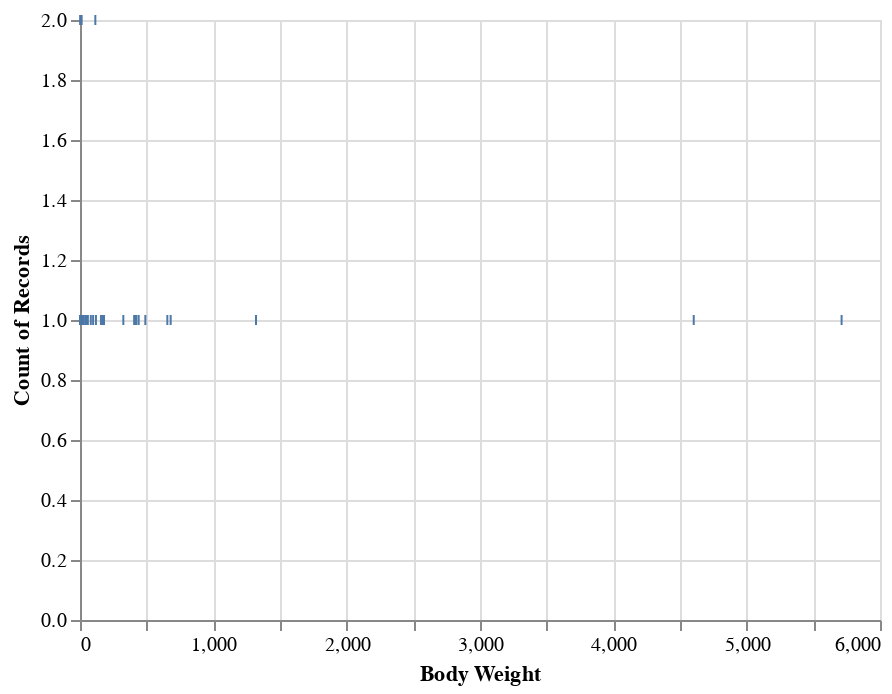

Notebook code for this chart:
### Code cell
alt.Chart(brain).mark_tick().encode(
    x='Body Weight',
    y= 'count()'
)

### Figure 1 — Vega-Lite specification as saved in the notebook (floating-point values rounded to 4 significant figures)
{"config": {"view": {"continuousWidth": 400, "continuousHeight": 300}}, "data": {"name": "data-c3f1d169386444fd3f2894e6f80b96b0"}, "mark": "tick", "encoding": {"x": {"type": "quantitative", "field": "Body Weight"}, "y": {"type": "quantitative", "aggregate": "count"}}, "$schema": "https://vega.github.io/schema/vega-lite/v4.8.1.json", "datasets": {"data-c3f1d169386444fd3f2894e6f80b96b0": [{"Index": 1, "Brain Weight": 3.385, "Body Weight": 44.5}, {"Index": 2, "Brain Weight": 0.48, "Body Weight": 15.5}, {"Index": 3, "Brain Weight": 1.35, "Body Weight": 8.1}, {"Index": 4, "Brain Weight": 465.0, "Body Weight": 423.0}, {"Index": 5, "Brain Weight": 36.33, "Body Weight": 119.5}, {"Index": 6, "Brain Weight": 27.66, "Body Weight": 115.0}, {"Index": 7, "Brain Weight": 14.83, "Body Weight": 98.2}, {"Index": 8, "Brain Weight": 1.04, "Body Weight": 5.5}, {"Index": 9, "Brain Weight": 4.19, "Body Weight": 58.0}, {"Index": 10, "Brain Weight": 0.425, "Body Weight": 6.4}, {"Index": 11, "Brain Weight": 0.101, "Body Weight": 4.0}, {"Index": 12, "Brain Weight": 0.92, "Body Weight": 5.7}, {"Index": 13, "Brain Weight": 1.0, "Body Weight": 6.6}, {"Index": 14, "Brain Weight": 0.005, "Body Weight": 0.14}, {"Index": 15, "Brain Weight": 0.06, "Body Weight": 1.0}, {"Index": 16, "Brain Weight": 3.5, "Body Weight": 10.8}, {"Index": 17, "Brain Weight": 2.0, "Body Weight": 12.3}, {"Index": 18, "Brain Weight": 1.7, "Body Weight": 6.3}, {"Index": 19, "Brain Weight": 2547.0, "Body Weight": 4603.0}, {"Index": 20, "Brain Weight": 0.023, "Body Weight": 0.3}, {"Index": 21, "Brain Weight": 187.1, "Body Weight": 419.0}, {"Index": 22, "Brain Weight": 521.0, "Body Weight": 655.0}, {"Index": 23, "Brain Weight": 0.785, "Body Weight": 3.5}, {"Index": 24, "Brain Weight": 10.0, "Body Weight": 115.0}, {"Index": 25, "Brain Weight": 3.3, "Body Weight": 25.6}, {"Index": 26, "Brain Weight": 0.2, "Body Weight": 5.0}, {"Index": 27, "Brain Weight": 1.41, "Body Weight": 17.5}, {"Index": 28, "Brain Weight": 529.0, "Body Weight": 680.0}, {"Index": 29, "Brain Weight": 207.0, "Body Weight": 406.0}, {"Index": 30, "Brain Weight": 85.0, "Body Weight": 325.0}, {"Index": 31, "Brain Weight": 0.75, "Body Weight": 12.3}, {"Index": 32, "Brain Weight": 62.0, "Body Weight": 1320.0}, {"Index": 33, "Brain Weight": 6654.0, "Body Weight": 5712.0}, {"Index": 34, "Brain Weight": 3.5, "Body Weight": 3.9}, {"Index": 35, "Brain Weight": 6.8, "Body Weight": 179.0}, {"Index": 36, "Brain Weight": 35.0, "Body Weight": 56.0}, {"Index": 37, "Brain Weight": 4.05, "Body Weight": 17.0}, {"Index": 38, "Brain Weight": 0.12, "Body Weight": 1.0}, {"Index": 39, "Brain Weight": 0.023, "Body Weight": 0.4}, {"Index": 40, "Brain Weight": 0.01, "Body Weight": 0.25}, {"Index": 41, "Brain Weight": 1.4, "Body Weight": 12.5}, {"Index": 42, "Brain Weight": 250.0, "Body Weight": 490.0}, {"Index": 43, "Brain Weight": 2.5, "Body Weight": 12.1}, {"Index": 44, "Brain Weight": 55.5, "Body Weight": 175.0}, {"Index": 45, "Brain Weight": 100.0, "Body Weight": 157.0}, {"Index": 46, "Brain Weight": 52.16, "Body Weight": 440.0}, {"Index": 47, "Brain Weight": 10.55, "Body Weight": 179.5}, {"Index": 48, "Brain Weight": 0.55, "Body Weight": 2.4}, {"Index": 49, "Brain Weight": 60.0, "Body Weight": 81.0}, {"Index": 50, "Brain Weight": 3.6, "Body Weight": 21.0}, {"Index": 51, "Brain Weight": 4.288, "Body Weight": 39.2}, {"Index": 52, "Brain Weight": 0.28, "Body Weight": 1.9}, {"Index": 53, "Brain Weight": 0.075, "Body Weight": 1.2}, {"Index": 54, "Brain Weight": 0.122, "Body Weight": 3.0}, {"Index": 55, "Brain Weight": 0.048, "Body Weight": 0.33}, {"Index": 56, "Brain Weight": 192.0, "Body Weight": 180.0}, {"Index": 57, "Brain Weight": 3.0, "Body Weight": 25.0}, {"Index": 58, "Brain Weight": 160.0, "Body Weight": 169.0}, {"Index": 59, "Brain Weight": 0.9, "Body Weight": 2.6}, {"Index": 60, "Brain Weight": 1.62, "Body Weight": 11.4}, {"Index": 61, "Brain Weight": 0.104, "Body Weight": 2.5}, {"Index": 62, "Brain Weight": 4.235, "Body Weight": 50.4}]}}
